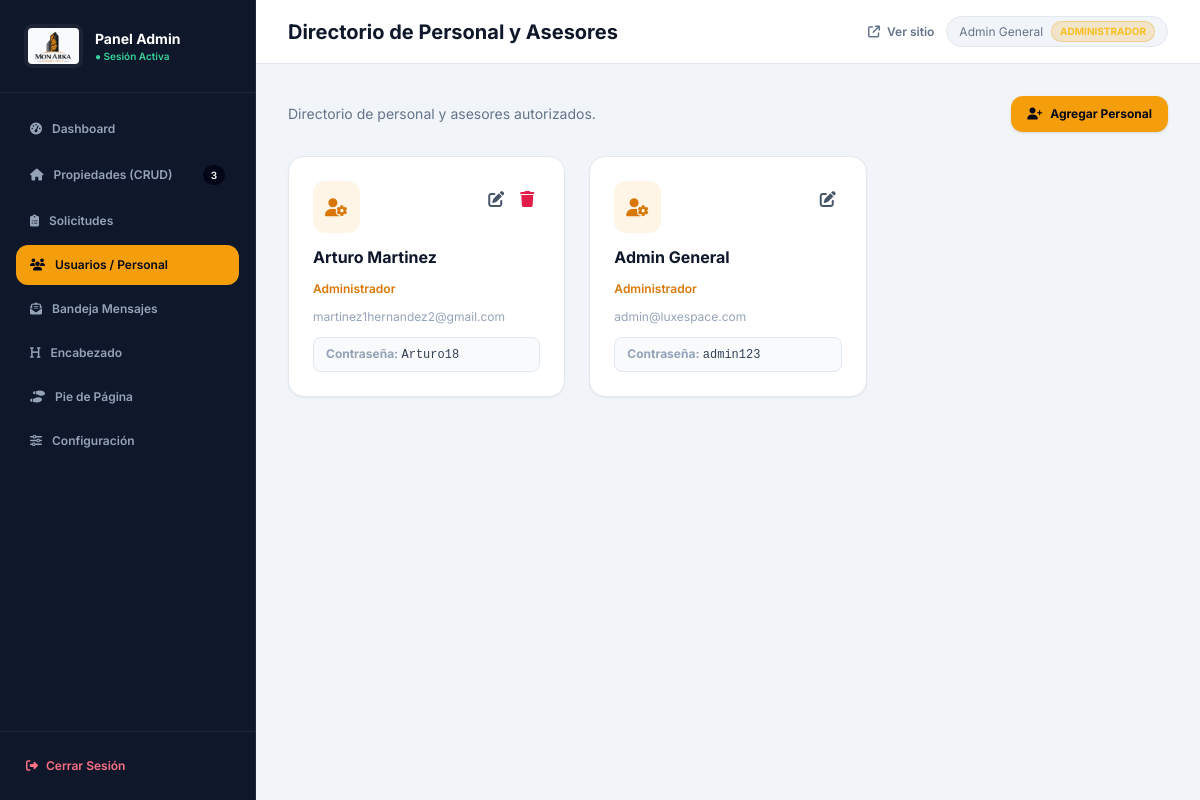
The page /admin/users.php (signed in) on the database its author committed.
### tables this page shows
CREATE TABLE `users` (
  `id` int(11) NOT NULL,
  `name` varchar(120) NOT NULL,
  `email` varchar(150) NOT NULL,
  `password` varchar(255) NOT NULL,
  `role` varchar(50) DEFAULT 'Asesor Senior',
  `created_at` timestamp NOT NULL DEFAULT current_timestamp()
);

### config/functions.php (called while the page is built, shortened)
<?php
function e($value): string
{
    return htmlspecialchars((string)$value, ENT_QUOTES, 'UTF-8');
}
function isLoggedIn(): bool
{
    return !empty($_SESSION['user_id']);
}
function currentUser(): ?array
{
    return [
        'id'   => (int)$_SESSION['user_id'],
        'name' => $_SESSION['user_name'] ?? 'Usuario',
        'role' => $_SESSION['user_role'] ?? 'Asesor',
    ];
}
function getRolePermissions(): array
{
    return [
        'Administrador' => ['*'],
        'Asesor Senior' => [
            'dashboard.view',
            'properties.view', 'properties.create', 'properties.edit', 'properties.toggle',
            'leads.view', 'leads.respond', 'leads.update_status',
            'messages.view', 'messages.mark_read',
            'users.view', 'settings.view', 'header.view', 'footer.view',
        ],
        'Asesor Elite' => [
            'dashboard.view',
            'properties.view',
            'leads.view', 'leads.respond', 'leads.update_status',
            'messages.view', 'messages.mark_read',
            'users.view', 'settings.view', 'header.view', 'footer.view',
        ],
    ];
}
function can(string $permission): bool
{
    $user = currentUser();
    $role   = $user['role'] ?? 'Asesor Elite';
    $matrix = getRolePermissions();
    if (in_array('*', $matrix[$role], true)) return true;
    return in_array($permission, $matrix[$role], true);
}
function isAdmin(): bool
{
    return can('*') || (currentUser()['role'] ?? '') === 'Administrador';
}

### config/database.php (called while the page is built)
<?php
function db(): PDO
{
    static $pdo = null;
    if ($pdo !== null) return $pdo;
    $host    = 'localhost';
    $name    = 'inmobiliaria_db';
    $user    = 'root';
    $pass    = '';
    $charset = 'utf8mb4';
    $dsn = "mysql:host=$host;dbname=$name;charset=$charset";
    $options = [
        PDO::ATTR_ERRMODE            => PDO::ERRMODE_EXCEPTION,
        PDO::ATTR_DEFAULT_FETCH_MODE => PDO::FETCH_ASSOC,
        PDO::ATTR_EMULATE_PREPARES   => false,
    ];
    try {
        $pdo = new PDO($dsn, $user, $pass, $options);
    } catch (PDOException $e) {
        die('Error de conexión: ' . $e->getMessage());
    }
    return $pdo;
}

### admin/users.php (the view, shortened to what this page needs)
<?php
$canEdit = can('users.create') || can('users.edit') || can('users.delete');
require_once __DIR__ . '/includes/header.php';
$users = db()->query("SELECT * FROM users ORDER BY id DESC")->fetchAll();
?>
<div class="flex justify-between items-center mb-6">
    <p class="text-sm text-slate-500">Directorio de personal y asesores autorizados.</p>
    <?php if (can('users.create')): ?>
        <button onclick="openUserModal()" class="bg-amber-500 hover:bg-amber-600 text-slate-950 font-bold text-xs px-4 py-2.5 rounded-xl shadow flex items-center gap-2">
            <i class="fa-solid fa-user-plus"></i> Agregar Personal
        </button>
    <?php endif; ?>
</div>
<div class="grid grid-cols-1 md:grid-cols-2 lg:grid-cols-3 gap-6">
    <?php foreach ($users as $u): ?>
        <div class="bg-white p-6 rounded-2xl border border-slate-200 shadow-sm space-y-3">
            <div class="flex justify-between items-start">
                <div class="p-3 bg-amber-500/10 text-amber-600 rounded-xl"><i class="fa-solid fa-user-gear text-lg"></i></div>
                <?php if ($canEdit): ?>
                    <div class="flex gap-1">
                        <button onclick='openUserModal(<?= json_encode($u, JSON_HEX_APOS | JSON_HEX_QUOT) ?>)'
                                class="p-1.5 hover:bg-slate-200 rounded text-slate-600" title="Editar">
                            <i class="fa-solid fa-pen-to-square"></i>
                        </button>
                        <?php if (can('users.delete') && (int)$u['id'] !== (int)$_SESSION['user_id']): ?>
                            <form method="POST" class="inline" onsubmit="return confirm('¿Eliminar usuario?')">
                                <button type="submit" class="p-1.5 hover:bg-rose-100 rounded text-rose-600" title="Eliminar">
                                    <i class="fa-solid fa-trash"></i>
                                </button>
                            </form>
                        <?php endif; ?>
                    </div>
                <?php endif; ?>
            </div>
            <h4 class="font-bold text-slate-900 text-base"><?= e($u['name']) ?></h4>
            <span class="text-xs text-amber-600 font-semibold block"><?= e($u['role']) ?></span>
            <span class="text-xs text-slate-400 block"><?= e($u['email']) ?></span>
            <?php if (isAdmin()): ?>
                <div class="text-xs bg-slate-50 rounded-lg px-3 py-2 border border-slate-200">
                    <span class="text-slate-400 font-bold">Contraseña:</span>
                    <code class="text-slate-700 font-mono"><?= e($u['password']) ?></code>
                </div>
            <?php endif; ?>
        </div>
    <?php endforeach; ?>
</div>
<?php require_once __DIR__ . '/includes/footer.php'; ?>

### admin/includes/header.php (style rules this page uses)
body { font-family: 'Inter', system-ui, sans-serif; }

### rows shown on the page
users: name "Arturo Martinez", role "Administrador", email "martinez1hernandez2@gmail.com", password "Arturo18"
users: name "Admin General", role "Administrador", email "admin@luxespace.com", password "admin123"

### other values the page prints
$label "Dashboard"
$label "Propiedades (CRUD)"
$countProps "3"
$label "Solicitudes"
$label "Usuarios / Personal"
$label "Bandeja Mensajes"
$label "Encabezado"
$label "Pie de Página"
$label "Configuración"
$titles[$activeTab] "Directorio de Personal y Asesores"
$user['name'] "Admin General"
$role "ADMINISTRADOR"
